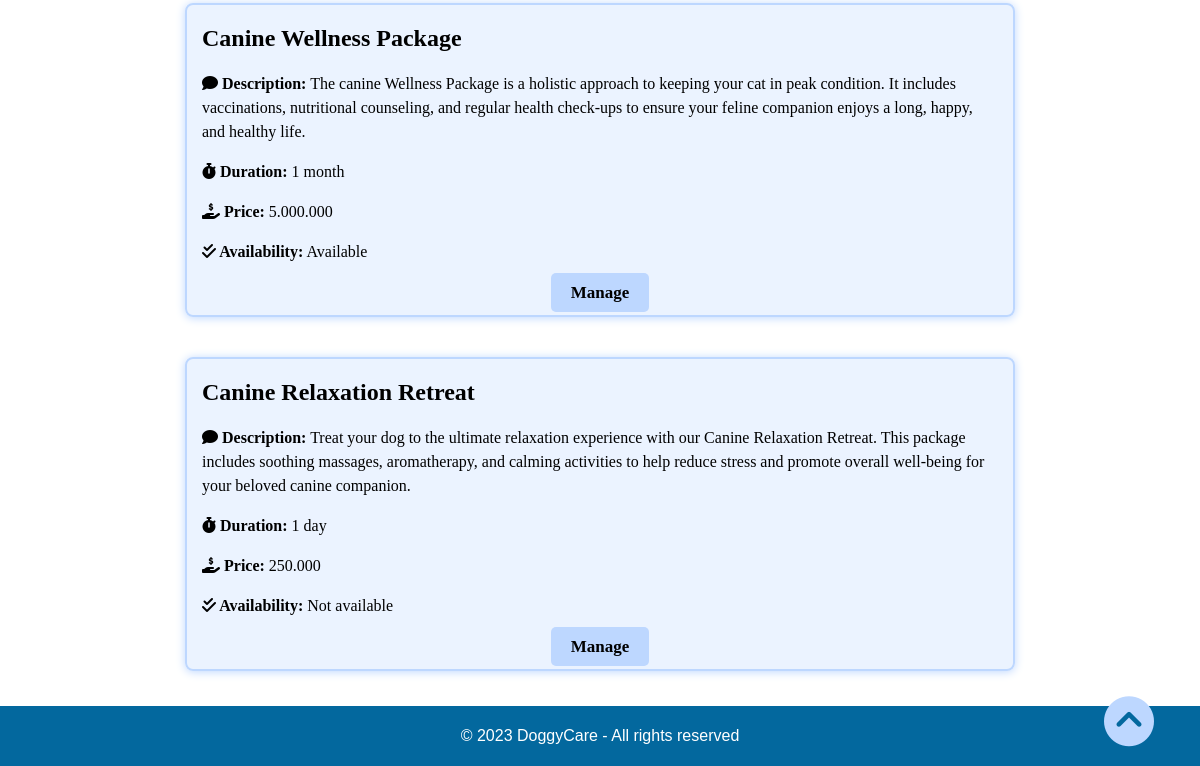
Page /vet/treatments/1 (signed in, lower part) on the earlier database version.
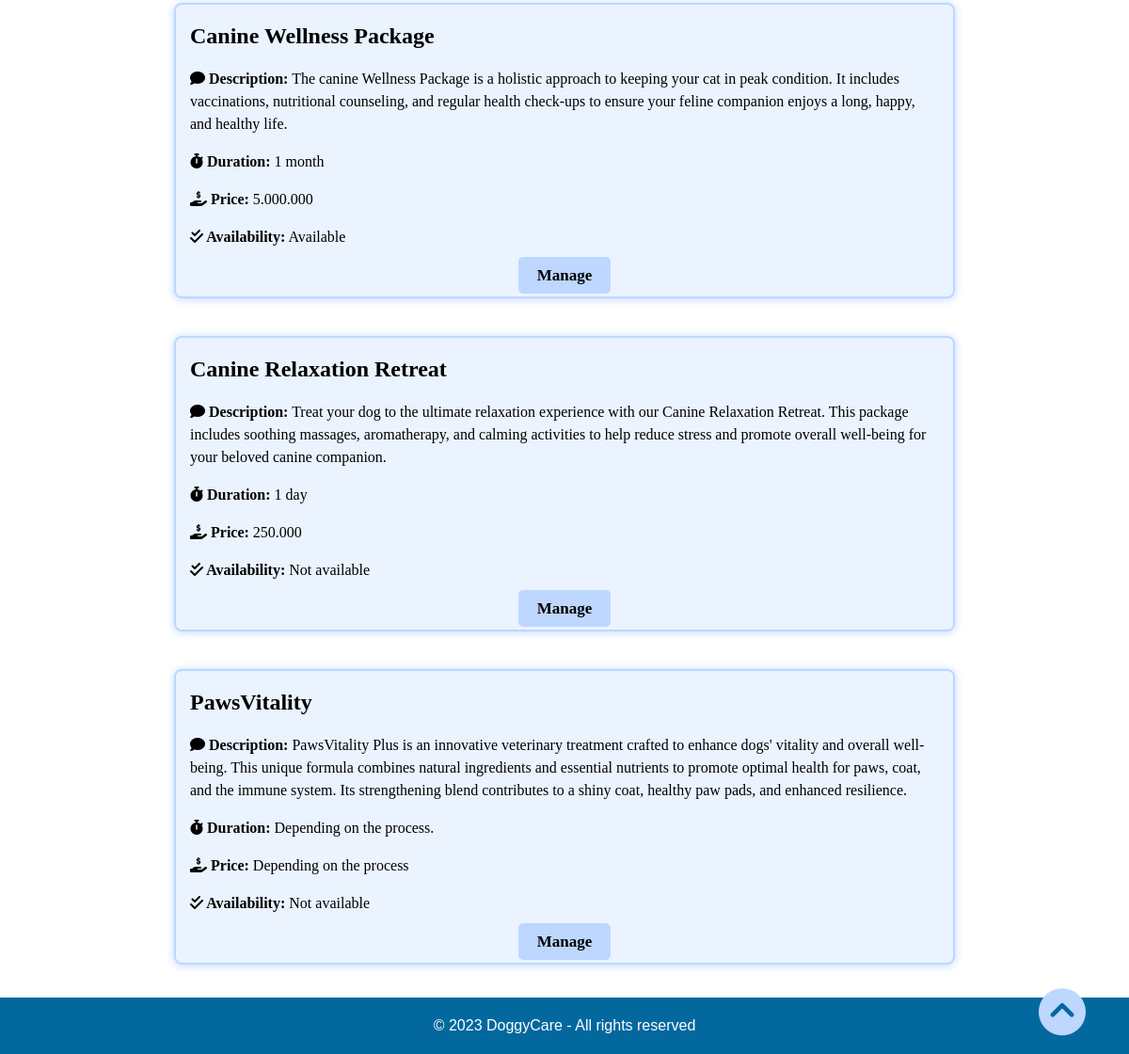
Same page on the later database version.
### accounts/models.py (models this page shows, shortened)
class treatment(models.Model):
    id = models.AutoField(primary_key= True)
    name = models.CharField(blank= False, max_length=50)
    description = models.TextField(blank= False, max_length=400)
    duration = models.CharField(blank= False, max_length=100)
    price = models.CharField(blank= False, max_length=30)
    aviability = models.BooleanField(default=False)
    clinic_id = models.ForeignKey(clinic_info, on_delete=models.CASCADE,null=True, blank=True)

### vet/views.py (the view)
# urls.py: path('treatments/<int:clinic_id>', views.treatments, name='treatments'),
@login_required
@vet_required
def treatments(request, clinic_id):
    clinic = get_object_or_404(clinic_info, pk=clinic_id)
    search_record_term = request.GET.get('searchTreatment')
    user_has_permission = request.user.has_perm("accounts.can_manage")
    if search_record_term:
        treatments = treatment.objects.filter(
        Q(name__icontains=search_record_term),
        clinic_id=clinic
        )
    else:
        treatments = treatment.objects.filter(clinic_id=clinic)
    return render(request, 'treatments.html', {'clinics': clinic, 'treatments': treatments, 'user_has_permission': user_has_permission})

### vet/templates/treatments.html (shortened to what this page needs)
<!DOCTYPE html>
{% extends 'base.html' %}
{% load static %}
    {% block additional_styles %}
    <link rel="stylesheet" href="{% static 'css/vet/treatments.css' %}">
    {% endblock additional_styles %}
    {% block content %}
    <div class="all"  id="start">
        <div class="treatment-list">
            {% for treatment in treatments %}
            <div class="treatment-card">
                <div class="card-content p-3 mx-2">
                    <span>{{ treatment.name }}</span>
                    <p><i class="fa-solid fa-comment" style=></i><strong> Description:</strong> {{ treatment.description }}</p>
                    <p><i class="fa-solid fa-stopwatch"></i><strong> Duration:</strong> {{ treatment.duration }}</p>
                    <p> <i class="fa-solid fa-hand-holding-dollar"></i><strong> Price:</strong> {{ treatment.price }} </p>
                    <p><i class="fa-solid fa-check-double"></i><strong> Availability:</strong>
                    {% if treatment.aviability %}
                        Available
                    {% else %}
                        Not available
                    {% endif %}
                    </p>
                    {% if user_has_permission %}
                    <div class="button-container">
                        <a href="{% url 'edit_treatment' clinic_id=clinics.id  treatment_id=treatment.id%}" class="edit-button">Manage</a>
                    </div>
                    {% endif %}
                </div>
            </div>
            {% endfor %}
        </div>
        <a href="#start" id="go-up-button"><i class="fa-solid fa-circle-chevron-up fa-bounce" style="color: #bdd7ff; text-shadow: 4px;"></i></a>
    </div>
{% endblock content %}

Differences in the rows shown:
added treatment: name "PawsVitality", description "PawsVitality Plus is an innovative veterinary treatment crafted to enhance dogs' vitality and overall well-being. This unique formula combines natural ingredients and essential nutrients to promote optimal health for paws, coat, and the immune system. Its strengthening blend contributes to a shiny coat, healthy paw pads, and enhanced resilience.", duration "Depending on the process.", price "Depending on the process", aviability "Not available"
